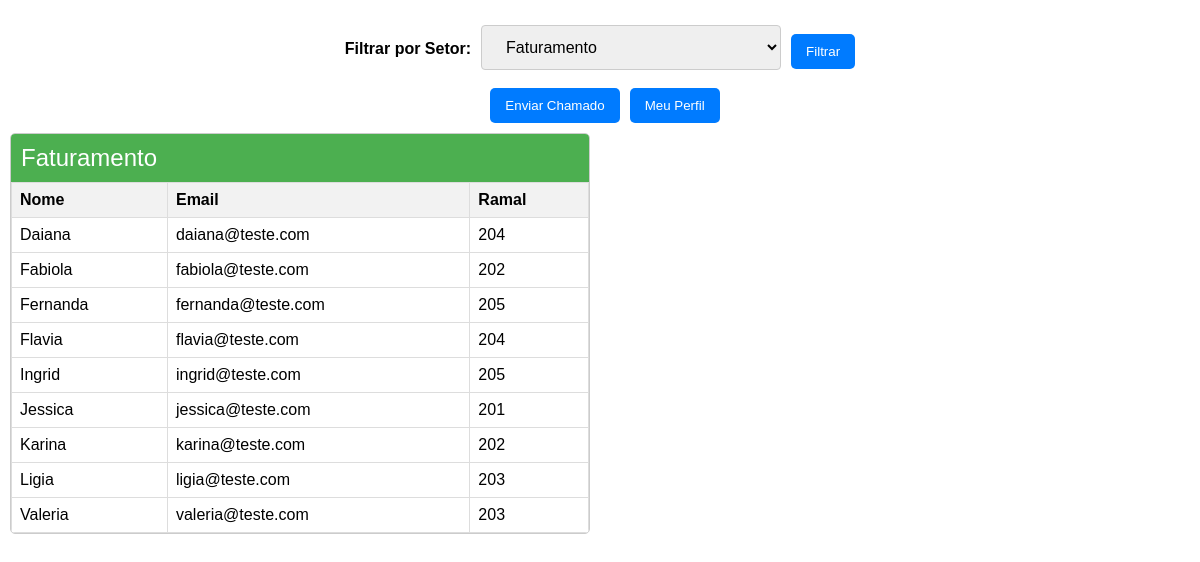
/funcionarios.php?setor=Faturamento (signed in), run on the app's committed database.
### tables this page shows
CREATE TABLE `funcionarios` (
  `id` int(11) NOT NULL,
  `departamento` varchar(100) NOT NULL,
  `email` varchar(100) NOT NULL,
  `ramal` varchar(20) DEFAULT NULL,
  `nome` varchar(100) NOT NULL,
  `senha` varchar(255) NOT NULL,
  `nivel` varchar(10) DEFAULT NULL
);

### funcionarios.php (the view, shortened to what this page needs)
<?php
include_once('sys/conexao.php');
include_once("components/header.php");
?>
    <link rel="stylesheet" href="css/style.css">
    <link href="https://cdn.jsdelivr.net/gh/StephanWagner/jBox@v1.3.3/dist/jBox.all.min.css" rel="stylesheet">
</head>
<body>
        <div>
                    <form action="" method="GET" class="filtro-setor">
                    <label for="setor">Filtrar por Setor:</label>
                    <select name="setor" id="setor">
            <nav class="modulos">
                        <?php
                        $query_setores = "SELECT DISTINCT departamento FROM funcionarios ORDER BY departamento";
                        $result_setores = $conexao->query($query_setores);
                        while ($row_setor = $result_setores->fetch_assoc()) {
                            $selected = isset($_GET['setor']) && $_GET['setor'] == $row_setor['departamento'] ? 'selected' : '';
                            echo "<option value='" . htmlspecialchars($row_setor['departamento']) . "' $selected>" . htmlspecialchars($row_setor['departamento']) . "</option>";
                        }
                        ?>
                    </select>
                    <div class="btn-group"><button type="submit">Filtrar</button></div>
                </form>
                <div class="btn-group">
                    <button onclick="location.href='chamado.php'">Enviar Chamado</button>
                    <button onclick="location.href='profile.php'">Meu Perfil</button>
                </div>
                <?php
                $departamento_anterior = null;
                $filtro_sql = "";
                if (isset($_GET['setor']) && $_GET['setor'] !== 'todos') {
                    $setor_filtrar = $conexao->real_escape_string($_GET['setor']);
                    $filtro_sql = "WHERE departamento = '$setor_filtrar'";
                }
                $query = "SELECT nome, email, departamento, ramal, id, nivel FROM funcionarios $filtro_sql ORDER BY departamento, nome ASC";
                $result = $conexao->query($query);
                if ($result->num_rows > 0) {
                    while ($row = $result->fetch_assoc()) {
                        if ($row['departamento'] !== $departamento_anterior) {
                            echo "<div class='modulo'>";
                            echo "<h3>" . htmlspecialchars($row['departamento']) . "</h3>";
                            echo "<table>";
                            echo "<thead><tr><th>Nome</th><th>Email</th><th>Ramal</th></tr></thead>";
                            echo "<tbody>";
                        }
                        echo "<tr>";
                        echo "<td>" . htmlspecialchars($row["nome"]) . "</td>";
                        echo "<td>" . htmlspecialchars($row["email"]) . "</td>";
                        echo "<td>" . htmlspecialchars($row["ramal"]) . "</td>";
                        $departamento_anterior = $row['departamento'];
                    }
                    echo "</tbody></table></div>";
                } else {
                    echo "<div class='modulo'>";
                    echo "<h3>Nenhum funcionário encontrado.</h3>";
                    echo "</div>";
                }
                ?>
        </div>
        <?php
            require_once("components/footer.php")
        ?>

### css/style.css (style rules this page uses)
* { font-family: 'Arial', sans-serif; box-sizing: border-box; }
body { height: 100vh; margin: 0px; }
.modulo { margin-bottom: 20px; border-radius: 5px; }
.modulo > h3 { margin: 0px; color: #fff; font-weight: 300; font-size: 1.5rem; padding: 10px 20px; background-color: #1867c0; }
.modulo { display: inline-block; vertical-align: top; width: calc(50% - 20px); margin: 10px; border: 1px solid #ccc; border-radius: 5px; overflow: hidden; }
.modulo h3 { background-color: #4CAF50; color: white; padding: 10px; margin: 0; }
table { width: 100%; border-collapse: collapse; }
th, td { border: 1px solid #ddd; padding: 8px; text-align: left; }
th { background-color: #f2f2f2; }
.filtro-setor { text-align: center; margin-bottom: 10px; margin-top: 20px; display: flex; justify-content: center; align-items: center; }
.filtro-setor label { font-weight: bold; margin-right: 10px; }
.filtro-setor select, .filtro-setor button { margin-top: 5px; }
.btn-group { display: flex; justify-content: center; }
.btn-group button { margin-left: 10px; padding: 10px 15px; border: none; background-color: #007bff; color: white; cursor: pointer; border-radius: 5px; transition: background-color 0.3s ease; }
select { width: 25%; padding: 12px 20px; font-size: 1em; margin: 8px 0; display: inline-block; border: 1px solid #ccc; border-radius: 4px; box-sizing: border-box; }

### data on the page
funcionarios: departamento "Faturamento", nome "Daiana", email "daiana@teste.com", ramal "204"
funcionarios: nome "Fabiola", email "fabiola@teste.com", ramal "202"
funcionarios: nome "Fernanda", email "fernanda@teste.com", ramal "205"
funcionarios: nome "Flavia", email "flavia@teste.com", ramal "204"
funcionarios: nome "Ingrid", email "ingrid@teste.com", ramal "205"
funcionarios: nome "Jessica", email "jessica@teste.com", ramal "201"
funcionarios: nome "Karina", email "karina@teste.com", ramal "202"
funcionarios: nome "Ligia", email "ligia@teste.com", ramal "203"
funcionarios: nome "Valeria", email "valeria@teste.com", ramal "203"

### other printed values
form field setor "Faturamento"
